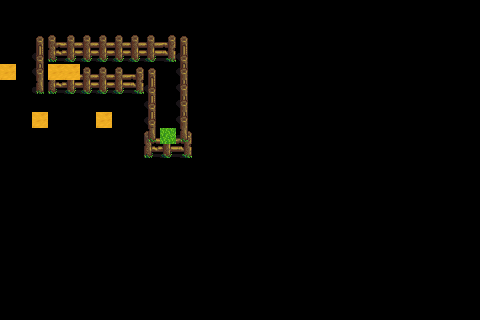

This is a level from a 2D game, rendered from its Tiled map with the project's own tilesets. A one-line summary and the complete map file follow:
An orthogonal 30x20 tile map with 16x16 px tiles, 4 tile layers (Paths, Front, Buildings, Back), 2 tilesets and 5 objects (4x TileData, Entry).

<map version="1.8" tiledversion="1.8.4" orientation="orthogonal" renderorder="right-down" width="30" height="20" tilewidth="16" tileheight="16" infinite="0" nextlayerid="7" nextobjectid="16">
 <tileset firstgid="1" name="untitled tile sheet" tilewidth="16" tileheight="16" tilecount="1975" columns="25">
  <image source="spring_outdoorsTileSheet.png" trans="000000" width="400" height="1264" />
 </tileset>
 <tileset firstgid="1976" name="paths" tilewidth="16" tileheight="16" tilecount="36" columns="4">
  <image source="paths.png" trans="000000" width="64" height="144" />
 </tileset>
 <layer id="2" name="Paths" width="30" height="20">
  <data encoding="csv">
0,0,0,0,0,0,0,0,0,0,0,0,0,0,0,0,0,0,0,0,0,0,0,0,0,0,0,0,0,0,
0,0,0,0,0,0,0,0,0,0,0,0,0,0,0,0,0,0,0,0,0,0,0,0,0,0,0,0,0,0,
0,0,0,0,0,0,0,0,0,0,0,0,0,0,0,0,0,0,0,0,0,0,0,0,0,0,0,0,0,0,
0,0,0,0,0,0,0,0,0,0,0,0,0,0,0,0,0,0,0,0,0,0,0,0,0,0,0,0,0,0,
0,0,0,0,0,0,0,0,0,0,0,0,0,0,0,0,0,0,0,0,0,0,0,0,0,0,0,0,0,0,
0,0,0,0,0,0,0,0,0,0,0,0,0,0,0,0,0,0,0,0,0,0,0,0,0,0,0,0,0,0,
0,0,0,0,0,0,0,0,0,0,0,0,0,0,0,0,0,0,0,0,0,0,0,0,0,0,0,0,0,0,
0,0,0,0,0,0,0,0,0,0,0,0,0,0,0,0,0,0,0,0,0,0,0,0,0,0,0,0,0,0,
0,0,0,0,0,0,0,0,0,0,0,0,0,0,0,0,0,0,0,0,0,0,0,0,0,0,0,0,0,0,
0,0,0,0,0,0,0,0,0,0,0,0,0,0,0,0,0,0,0,0,0,0,0,0,0,0,0,0,0,0,
0,0,0,0,0,0,0,0,0,0,0,0,0,0,0,0,0,0,0,0,0,0,0,0,0,0,0,0,0,0,
0,0,0,0,0,0,0,0,0,0,0,0,0,0,0,0,0,0,0,0,0,0,0,0,0,0,0,0,0,0,
0,0,0,0,0,0,0,0,0,0,0,0,0,0,0,0,0,0,0,0,0,0,0,0,0,0,0,0,0,0,
0,0,0,0,0,0,0,0,0,0,0,0,0,0,0,0,0,0,0,0,0,0,0,0,0,0,0,0,0,0,
0,0,0,0,0,0,0,0,0,0,0,0,0,0,0,0,0,0,0,0,0,0,0,0,0,0,0,0,0,0,
0,0,0,0,0,0,0,0,0,0,0,0,0,0,0,0,0,0,0,0,0,0,0,0,0,0,0,0,0,0,
0,0,0,0,0,0,0,0,0,0,0,0,0,0,0,0,0,0,0,0,0,0,0,0,0,0,0,0,0,0,
0,0,0,0,0,0,0,0,0,0,0,0,0,0,0,0,0,0,0,0,0,0,0,0,0,0,0,0,0,0,
0,0,0,0,0,0,0,0,0,0,0,0,0,0,0,0,0,0,0,0,0,0,0,0,0,0,0,0,0,0,
0,0,0,0,0,0,0,0,0,0,0,0,0,0,0,0,0,0,0,0,0,0,0,0,0,0,0,0,0,0
</data>
 </layer>
 <layer id="5" name="Front" width="30" height="20">
  <data encoding="csv">
0,0,0,0,0,0,0,0,0,0,0,0,0,0,0,0,0,0,0,0,0,0,0,0,0,0,0,0,0,0,
0,0,0,0,0,0,0,0,0,0,0,0,0,0,0,0,0,0,0,0,0,0,0,0,0,0,0,0,0,0,
0,0,362,359,360,360,360,360,360,360,361,362,0,0,0,0,0,0,0,0,0,0,0,0,0,0,0,0,0,0,
0,0,0,0,0,0,0,0,0,0,0,0,0,0,0,0,0,0,0,0,0,0,0,0,0,0,0,0,0,0,
0,0,0,359,360,360,360,360,361,362,0,0,0,0,0,0,0,0,0,0,0,0,0,0,0,0,0,0,0,0,
0,0,0,0,0,0,0,0,0,0,0,0,0,0,0,0,0,0,0,0,0,0,0,0,0,0,0,0,0,0,
0,0,0,0,0,0,0,0,0,0,0,0,0,0,0,0,0,0,0,0,0,0,0,0,0,0,0,0,0,0,
0,0,0,0,0,0,0,0,0,0,0,0,0,0,0,0,0,0,0,0,0,0,0,0,0,0,0,0,0,0,
0,0,0,0,0,0,0,0,0,359,360,361,0,0,0,0,0,0,0,0,0,0,0,0,0,0,0,0,0,0,
0,0,0,0,0,0,0,0,0,0,0,0,0,0,0,0,0,0,0,0,0,0,0,0,0,0,0,0,0,0,
0,0,0,0,0,0,0,0,0,0,0,0,0,0,0,0,0,0,0,0,0,0,0,0,0,0,0,0,0,0,
0,0,0,0,0,0,0,0,0,0,0,0,0,0,0,0,0,0,0,0,0,0,0,0,0,0,0,0,0,0,
0,0,0,0,0,0,0,0,0,0,0,0,0,0,0,0,0,0,0,0,0,0,0,0,0,0,0,0,0,0,
0,0,0,0,0,0,0,0,0,0,0,0,0,0,0,0,0,0,0,0,0,0,0,0,0,0,0,0,0,0,
0,0,0,0,0,0,0,0,0,0,0,0,0,0,0,0,0,0,0,0,0,0,0,0,0,0,0,0,0,0,
0,0,0,0,0,0,0,0,0,0,0,0,0,0,0,0,0,0,0,0,0,0,0,0,0,0,0,0,0,0,
0,0,0,0,0,0,0,0,0,0,0,0,0,0,0,0,0,0,0,0,0,0,0,0,0,0,0,0,0,0,
0,0,0,0,0,0,0,0,0,0,0,0,0,0,0,0,0,0,0,0,0,0,0,0,0,0,0,0,0,0,
0,0,0,0,0,0,0,0,0,0,0,0,0,0,0,0,0,0,0,0,0,0,0,0,0,0,0,0,0,0,
0,0,0,0,0,0,0,0,0,0,0,0,0,0,0,0,0,0,0,0,0,0,0,0,0,0,0,0,0,0
</data>
 </layer>
 <layer id="1" name="Buildings" width="30" height="20">
  <data encoding="csv">
0,0,0,0,0,0,0,0,0,0,0,0,0,0,0,0,0,0,0,0,0,0,0,0,0,0,0,0,0,0,
0,0,0,0,0,0,0,0,0,0,0,0,0,0,0,0,0,0,0,0,0,0,0,0,0,0,0,0,0,0,
0,0,0,0,0,0,0,0,0,0,0,0,0,0,0,0,0,0,0,0,0,0,0,0,0,0,0,0,0,0,
0,0,387,384,385,385,385,385,385,385,386,387,0,0,0,0,0,0,0,0,0,0,0,0,0,0,0,0,0,0,
0,0,412,0,0,0,0,0,0,0,0,412,0,0,0,0,0,0,0,0,0,0,0,0,0,0,0,0,0,0,
0,0,437,384,385,385,385,385,386,387,0,412,0,0,0,0,0,0,0,0,0,0,0,0,0,0,0,0,0,0,
0,0,0,0,0,0,0,0,0,387,0,412,0,0,0,0,0,0,0,0,0,0,0,0,0,0,0,0,0,0,
0,0,0,0,0,0,0,0,0,387,0,412,0,0,0,0,0,0,0,0,0,0,0,0,0,0,0,0,0,0,
0,0,0,0,0,0,0,0,0,437,0,437,0,0,0,0,0,0,0,0,0,0,0,0,0,0,0,0,0,0,
0,0,0,0,0,0,0,0,0,384,385,386,0,0,0,0,0,0,0,0,0,0,0,0,0,0,0,0,0,0,
0,0,0,0,0,0,0,0,0,0,0,0,0,0,0,0,0,0,0,0,0,0,0,0,0,0,0,0,0,0,
0,0,0,0,0,0,0,0,0,0,0,0,0,0,0,0,0,0,0,0,0,0,0,0,0,0,0,0,0,0,
0,0,0,0,0,0,0,0,0,0,0,0,0,0,0,0,0,0,0,0,0,0,0,0,0,0,0,0,0,0,
0,0,0,0,0,0,0,0,0,0,0,0,0,0,0,0,0,0,0,0,0,0,0,0,0,0,0,0,0,0,
0,0,0,0,0,0,0,0,0,0,0,0,0,0,0,0,0,0,0,0,0,0,0,0,0,0,0,0,0,0,
0,0,0,0,0,0,0,0,0,0,0,0,0,0,0,0,0,0,0,0,0,0,0,0,0,0,0,0,0,0,
0,0,0,0,0,0,0,0,0,0,0,0,0,0,0,0,0,0,0,0,0,0,0,0,0,0,0,0,0,0,
0,0,0,0,0,0,0,0,0,0,0,0,0,0,0,0,0,0,0,0,0,0,0,0,0,0,0,0,0,0,
0,0,0,0,0,0,0,0,0,0,0,0,0,0,0,0,0,0,0,0,0,0,0,0,0,0,0,0,0,0,
0,0,0,0,0,0,0,0,0,0,0,0,0,0,0,0,0,0,0,0,0,0,0,0,0,0,0,0,0,0
</data>
 </layer>
 <objectgroup id="6" name="Buildings" />
 <layer id="4" name="Back" width="30" height="20">
  <data encoding="csv">
0,0,0,0,0,0,0,0,0,0,0,0,0,0,0,0,0,0,0,0,0,0,0,0,0,0,0,0,0,0,
0,0,0,0,0,0,0,0,0,0,0,0,0,0,0,0,0,0,0,0,0,0,0,0,0,0,0,0,0,0,
0,0,0,0,0,0,0,0,0,0,0,0,0,0,0,0,0,0,0,0,0,0,0,0,0,0,0,0,0,0,
0,0,0,0,0,0,0,0,0,0,0,0,0,0,0,0,0,0,0,0,0,0,0,0,0,0,0,0,0,0,
154,0,0,154,154,0,0,0,0,0,0,0,0,0,0,0,0,0,0,0,0,0,0,0,0,0,0,0,0,0,
0,0,0,0,0,0,0,0,0,0,0,0,0,0,0,0,0,0,0,0,0,0,0,0,0,0,0,0,0,0,
0,0,0,0,0,0,0,0,0,0,0,0,0,0,0,0,0,0,0,0,0,0,0,0,0,0,0,0,0,0,
0,0,154,0,0,0,154,0,0,0,0,0,0,0,0,0,0,0,0,0,0,0,0,0,0,0,0,0,0,0,
0,0,0,0,0,0,0,0,0,0,176,0,0,0,0,0,0,0,0,0,0,0,0,0,0,0,0,0,0,0,
0,0,0,0,0,0,0,0,0,0,0,0,0,0,0,0,0,0,0,0,0,0,0,0,0,0,0,0,0,0,
0,0,0,0,0,0,0,0,0,0,0,0,0,0,0,0,0,0,0,0,0,0,0,0,0,0,0,0,0,0,
0,0,0,0,0,0,0,0,0,0,0,0,0,0,0,0,0,0,0,0,0,0,0,0,0,0,0,0,0,0,
0,0,0,0,0,0,0,0,0,0,0,0,0,0,0,0,0,0,0,0,0,0,0,0,0,0,0,0,0,0,
0,0,0,0,0,0,0,0,0,0,0,0,0,0,0,0,0,0,0,0,0,0,0,0,0,0,0,0,0,0,
0,0,0,0,0,0,0,0,0,0,0,0,0,0,0,0,0,0,0,0,0,0,0,0,0,0,0,0,0,0,
0,0,0,0,0,0,0,0,0,0,0,0,0,0,0,0,0,0,0,0,0,0,0,0,0,0,0,0,0,0,
0,0,0,0,0,0,0,0,0,0,0,0,0,0,0,0,0,0,0,0,0,0,0,0,0,0,0,0,0,0,
0,0,0,0,0,0,0,0,0,0,0,0,0,0,0,0,0,0,0,0,0,0,0,0,0,0,0,0,0,0,
0,0,0,0,0,0,0,0,0,0,0,0,0,0,0,0,0,0,0,0,0,0,0,0,0,0,0,0,0,0,
0,0,0,0,0,0,0,0,0,0,0,0,0,0,0,0,0,0,0,0,0,0,0,0,0,0,0,0,0,0
</data>
 </layer>
 <objectgroup id="3" name="Back">
  <properties>
   <property name="Anchor" value="T" />
  </properties>
  <object id="1" name="TileData" x="48" y="64" width="16" height="16">
   <properties>
    <property name="BotStart" value="T" />
    <property name="Facing" value="1" />
   </properties>
  </object>
  <object id="3" name="TileData" x="0" y="64" width="16" height="16">
   <properties>
    <property name="Anchor" value="T" />
   </properties>
  </object>
  <object id="8" name="TileData" x="160" y="128" width="16" height="16">
   <properties>
    <property name="BotGoal" value="T" />
   </properties>
  </object>
  <object id="13" name="TileData" x="32" y="112" width="16" height="16">
   <properties>
    <property name="Entry" value="T" />
   </properties>
  </object>
  <object id="15" name="Entry" x="96" y="112" width="16" height="16" />
 </objectgroup>
</map>
